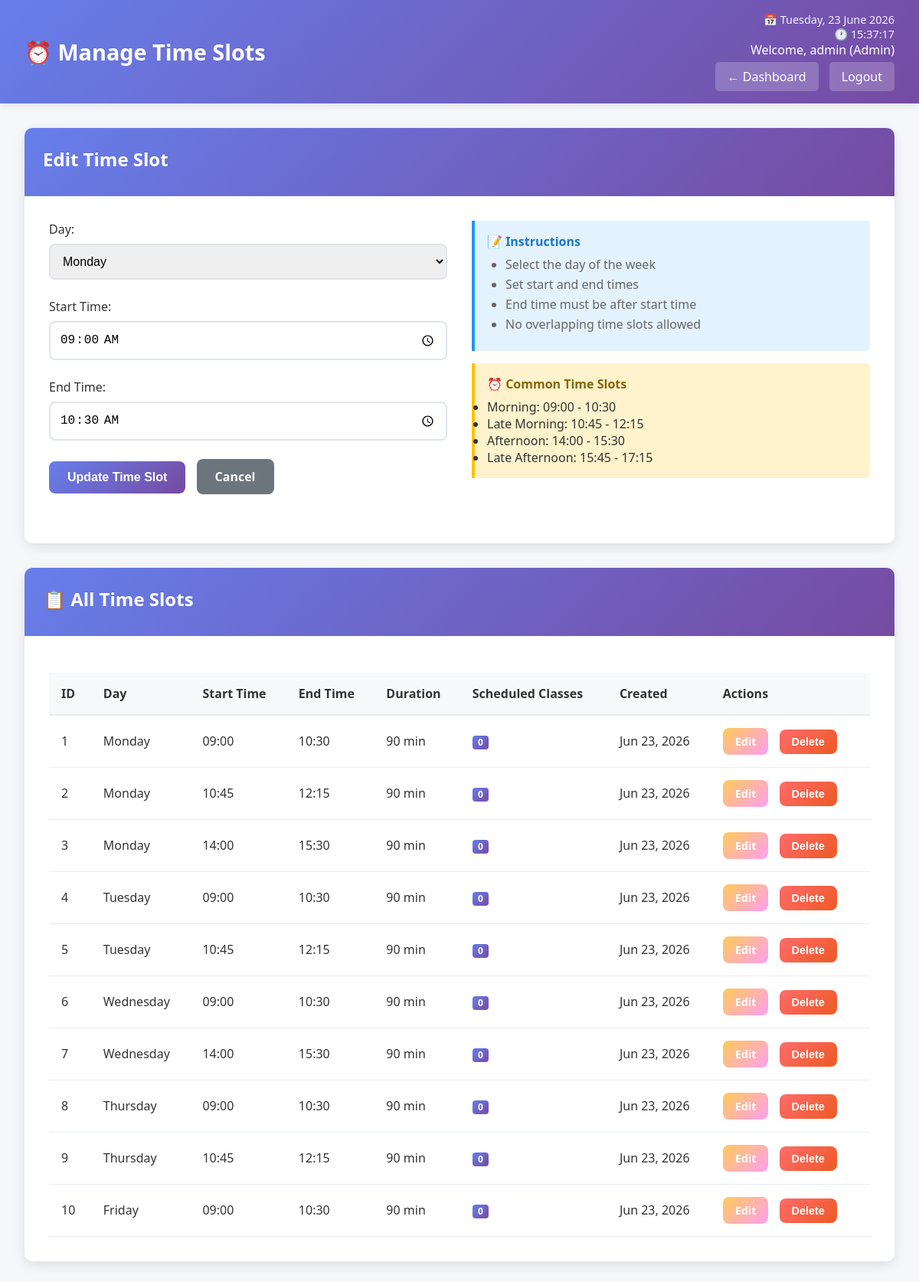
Page /admin/timeslots.php?edit=1 (signed in) on the committed database.
### tables this page shows
CREATE TABLE timeslots (
    slot_id INT AUTO_INCREMENT PRIMARY KEY,
    day VARCHAR(20) NOT NULL,
    start_time TIME NOT NULL,
    end_time TIME NOT NULL,
    created_at TIMESTAMP DEFAULT CURRENT_TIMESTAMP
);

### admin/timeslots.php (the view, shortened to what this page needs)
<?php
include('../config/db.php');
$currentDate = date("l, d F Y");
$currentTime = date("H:i:s");
$timeslots = [];
$result = $conn->query("SELECT t.*, COUNT(tt.tt_id) as timetable_count FROM timeslots t LEFT JOIN timetable tt ON t.slot_id = tt.slot_id GROUP BY t.slot_id ORDER BY FIELD(t.day, 'Monday', 'Tuesday', 'Wednesday', 'Thursday', 'Friday', 'Saturday', 'Sunday'), t.start_time");
if ($result) {
    $timeslots = $result->fetch_all(MYSQLI_ASSOC);
}
$edit_timeslot = null;
if (isset($_GET['edit'])) {
    $slot_id = $_GET['edit'];
    $stmt = $conn->prepare("SELECT * FROM timeslots WHERE slot_id = ?");
    $stmt->execute([$slot_id]);
    $result = $stmt->get_result();
    $edit_timeslot = $result->fetch_assoc();
}
?>
<!DOCTYPE html>
<html lang="en">
<head>
</head>
<body>
    <div class="header">
        <h1>⏰ Manage Time Slots</h1>
        <div class="header-info">
            <div class="date-time">📅 <?php echo $currentDate; ?></div>
            <div class="date-time">🕐 <?php echo $currentTime; ?></div>
            <div>Welcome, <?php echo $_SESSION['username']; ?> (Admin)</div>
            <a href="dashboard.php" class="back-btn">← Dashboard</a>
            <a href="../logout.php" class="logout-btn">Logout</a>
        </div>
    </div>
    <div class="container">
        <div class="card">
            <div class="card-header">
                <h2><?php echo $edit_timeslot ? 'Edit Time Slot' : 'Add New Time Slot'; ?></h2>
            </div>
            <div class="card-body">
                <div class="form-row">
                    <div>
                        <form method="POST">
                            <div class="form-group">
                                <label for="day">Day:</label>
                                <select id="day" name="day" required>
                                    <option value="Monday" <?php echo ($edit_timeslot && $edit_timeslot['day'] == 'Monday') ? 'selected' : ''; ?>>Monday</option>
                                </select>
                            </div>
                            <div class="form-group">
                                <label for="start_time">Start Time:</label>
                                <input type="time" id="start_time" name="start_time"
                                       value="<?php echo $edit_timeslot ? $edit_timeslot['start_time'] : ''; ?>" required>
                            </div>
                            <div class="form-group">
                                <label for="end_time">End Time:</label>
                                <input type="time" id="end_time" name="end_time"
                                       value="<?php echo $edit_timeslot ? $edit_timeslot['end_time'] : ''; ?>" required>
                            </div>
                            <button type="submit" class="btn">
                                <?php echo $edit_timeslot ? 'Update Time Slot' : 'Add Time Slot'; ?>
                            </button>
                            <?php if ($edit_timeslot): ?>
                                <a href="timeslots.php" class="btn btn-secondary">Cancel</a>
                            <?php endif; ?>
                        </form>
                    </div>
                    <div>
                        <div class="info-box">
                            <h4>📝 Instructions</h4>
                            <ul>
                                <li>Select the day of the week</li>
                                <li>Set start and end times</li>
                                <li>End time must be after start time</li>
                                <li>No overlapping time slots allowed</li>
                            </ul>
                        </div>
                        <div class="warning-box">
                            <h4>⏰ Common Time Slots</h4>
                            <ul>
                                <li>Morning: 09:00 - 10:30</li>
                                <li>Late Morning: 10:45 - 12:15</li>
                                <li>Afternoon: 14:00 - 15:30</li>
                                <li>Late Afternoon: 15:45 - 17:15</li>
                            </ul>
                        </div>
                    </div>
                </div>
            </div>
        </div>
        <div class="card">
            <div class="card-header">
                <h2>📋 All Time Slots</h2>
            </div>
            <div class="card-body">
                <?php if (empty($timeslots)): ?>
                    <div class="alert alert-info">
                        No time slots found. Add your first time slot using the form above.
                    </div>
                <?php else: ?>
                    <table class="table">
                        <thead>
                            <tr>
                                <th>ID</th>
                                <th>Day</th>
                                <th>Start Time</th>
                                <th>End Time</th>
                                <th>Duration</th>
                                <th>Scheduled Classes</th>
                                <th>Created</th>
                                <th>Actions</th>
                            </tr>
                        </thead>
                        <tbody>
                            <?php foreach ($timeslots as $timeslot): ?>
                                <tr>
                                    <td><?php echo $timeslot['slot_id']; ?></td>
                                    <td><?php echo htmlspecialchars($timeslot['day']); ?></td>
                                    <td><?php echo date('H:i', strtotime($timeslot['start_time'])); ?></td>
                                    <td><?php echo date('H:i', strtotime($timeslot['end_time'])); ?></td>
                                    <td>
                                        <?php
                                        $start = strtotime($timeslot['start_time']);
                                        $end = strtotime($timeslot['end_time']);
                                        $duration = ($end - $start) / 60;
                                        echo $duration . ' min';
                                        ?>
                                    </td>
                                    <td>
                                        <span class="badge"><?php echo $timeslot['timetable_count']; ?></span>
                                    </td>
                                    <td><?php echo date('M d, Y', strtotime($timeslot['created_at'])); ?></td>
                                    <td>
                                        <a href="timeslots.php?edit=<?php echo $timeslot['slot_id']; ?>" class="btn btn-warning btn-sm">Edit</a>
                                        <?php if ($timeslot['timetable_count'] == 0): ?>
                                            <form method="POST" style="display: inline;" onsubmit="return confirm('Are you sure you want to delete this time slot?');">
                                                <button type="submit" class="btn btn-danger btn-sm">Delete</button>
                                            </form>
                                        <?php else: ?>
                                            <button class="btn btn-danger btn-sm" disabled title="Cannot delete - has scheduled classes">Delete</button>
                                        <?php endif; ?>
                                    </td>
                                </tr>
                            <?php endforeach; ?>
                        </tbody>
                    </table>
                <?php endif; ?>
            </div>
        </div>
    </div>
</body>
</html>

### admin/timeslots.php (style rules this page uses)
* { margin: 0; padding: 0; box-sizing: border-box; }
body { font-family: 'Segoe UI', Tahoma, Geneva, Verdana, sans-serif; background: #f5f7fa; color: #333; }
.header { background: linear-gradient(135deg, #667eea 0%, #764ba2 100%); color: white; padding: 1rem 2rem; display: flex; justify-content: space-between; align-items: center; box-shadow: 0 2px 10px rgba(0,0,0,0.1); }
.header h1 { font-size: 1.8rem; }
.header-info { text-align: right; }
.date-time { font-size: 0.9rem; opacity: 0.9; }
.logout-btn, .back-btn { background: rgba(255,255,255,0.2); color: white; padding: 8px 16px; border: none; border-radius: 5px; cursor: pointer; text-decoration: none; margin-top: 5px; display: inline-block; transition: background 0.3s ease; margin-left: 10px; }
.container { max-width: 1200px; margin: 2rem auto; padding: 0 2rem; }
.card { background: white; border-radius: 10px; box-shadow: 0 5px 15px rgba(0,0,0,0.1); margin-bottom: 2rem; overflow: hidden; }
.card-header { background: linear-gradient(135deg, #667eea 0%, #764ba2 100%); color: white; padding: 1.5rem; }
.card-header h2 { font-size: 1.5rem; margin-bottom: 0.5rem; }
.card-body { padding: 2rem; }
.form-row { display: grid; grid-template-columns: 1fr 1fr; gap: 2rem; margin-bottom: 2rem; }
.form-group { margin-bottom: 1.5rem; }
.form-group label { display: block; margin-bottom: 0.5rem; color: #333; font-weight: 500; }
.form-group input, .form-group select { width: 100%; padding: 12px; border: 2px solid #e1e5e9; border-radius: 8px; font-size: 1rem; transition: border-color 0.3s ease; }
.btn { background: linear-gradient(135deg, #667eea 0%, #764ba2 100%); color: white; padding: 12px 24px; border: none; border-radius: 8px; cursor: pointer; font-size: 1rem; font-weight: 600; transition: transform 0.2s ease; text-decoration: none; display: inline-block; margin-right: 10px; }
.btn-secondary { background: #6c757d; }
.btn-danger { background: linear-gradient(135deg, #ff6b6b 0%, #ee5a24 100%); }
.btn-warning { background: linear-gradient(135deg, #feca57 0%, #ff9ff3 100%); }
.btn-sm { padding: 8px 16px; font-size: 0.9rem; }
.table { width: 100%; border-collapse: collapse; margin-top: 1rem; }
.table th { background: #f8f9fa; color: #333; padding: 1rem; text-align: left; font-weight: 600; border-bottom: 2px solid #e9ecef; }
.table td { padding: 1rem; border-bottom: 1px solid #e9ecef; }
.badge { display: inline-block; padding: 0.25em 0.6em; font-size: 0.75em; font-weight: 700; line-height: 1; text-align: center; white-space: nowrap; vertical-align: baseline; border-radius: 0.25rem; background: linear-gradient(135deg, #667eea 0%, #764ba2 100%); color: white; }
.info-box { background: #e3f2fd; border-left: 4px solid #2196f3; padding: 1rem; border-radius: 0 5px 5px 0; margin-bottom: 1rem; }
.info-box h4 { color: #1976d2; margin-bottom: 0.5rem; }
.info-box ul { margin: 0.5rem 0; padding-left: 1.5rem; }
.info-box li { margin: 0.25rem 0; color: #666; }
.warning-box { background: #fff3cd; border-left: 4px solid #ffc107; padding: 1rem; border-radius: 0 5px 5px 0; }
.warning-box h4 { color: #856404; margin-bottom: 0.5rem; }

### rows in the picture
timeslots: day "Monday", start_time "09:00:00", end_time "10:30:00", slot_id "1", start_time "09:00", end_time "10:30", duration "90", timetable_count "0", created_at "Jun 23, 2026"
timeslots: slot_id "2", day "Monday", start_time "10:45", end_time "12:15", duration "90", timetable_count "0", created_at "Jun 23, 2026"
timeslots: slot_id "3", day "Monday", start_time "14:00", end_time "15:30", duration "90", timetable_count "0", created_at "Jun 23, 2026"
timeslots: slot_id "4", day "Tuesday", start_time "09:00", end_time "10:30", duration "90", timetable_count "0", created_at "Jun 23, 2026"
timeslots: slot_id "5", day "Tuesday", start_time "10:45", end_time "12:15", duration "90", timetable_count "0", created_at "Jun 23, 2026"
timeslots: slot_id "6", day "Wednesday", start_time "09:00", end_time "10:30", duration "90", timetable_count "0", created_at "Jun 23, 2026"
timeslots: slot_id "7", day "Wednesday", start_time "14:00", end_time "15:30", duration "90", timetable_count "0", created_at "Jun 23, 2026"
timeslots: slot_id "8", day "Thursday", start_time "09:00", end_time "10:30", duration "90", timetable_count "0", created_at "Jun 23, 2026"
timeslots: slot_id "9", day "Thursday", start_time "10:45", end_time "12:15", duration "90", timetable_count "0", created_at "Jun 23, 2026"
timeslots: slot_id "10", day "Friday", start_time "09:00", end_time "10:30", duration "90", timetable_count "0", created_at "Jun 23, 2026"

### other values in the picture
$_SESSION['username'] "admin"
